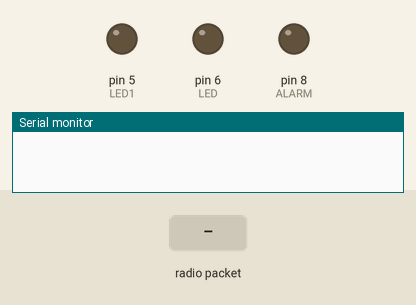
A sketch run on a simulated Arduino Uno, built with avr-gcc and run on an emulated ATmega328P. Shown: output pins drawn as LEDs (lit = HIGH), the last lines printed to the serial monitor. The test bench sets the inputs (shaded band). No radio packets arrive unless stated.

Above: at 0.01 s.
At 0.6 s:
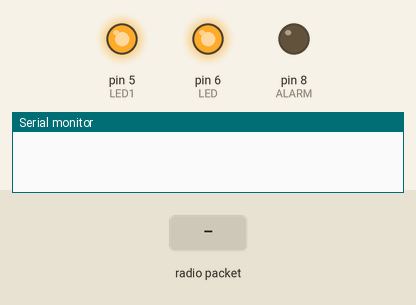
At 2.6 s:
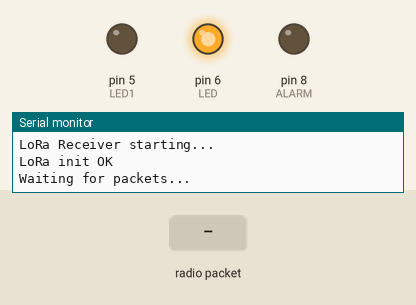
2.7 s: radio packet "1" arrives
Timing chart, 0 to 5.7 s (numbered marks = the images above; inputs shaded):
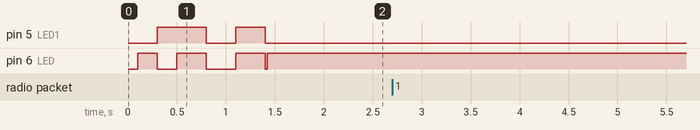

The sketch:

LMS_Hooter.ino
```cpp
#include <SPI.h>
// #include <RH_RF95.h>
#include <LoRa.h>

// Singleton instance of the radio driver
// RH_RF95 SX1278;  // <--- usually RH_RF95 rf95(10, 2); on Uno - check your pins
#define LORA_SS 10
#define LORA_RST 9
#define LORA_DIO0 2

#define ALARM 8
#define LIGHT 9
#define LED 6
#define LED1 5

void onSequence() {
  digitalWrite(LED, HIGH);
  digitalWrite(LED1, LOW);
  delay(200);
  digitalWrite(LED, LOW);
  digitalWrite(LED1, HIGH);
  delay(200);
  digitalWrite(LED, HIGH);
  digitalWrite(LED1, HIGH);
  delay(300);
  digitalWrite(LED, LOW);
  digitalWrite(LED1, LOW);
  delay(300);
  digitalWrite(LED, HIGH);
  digitalWrite(LED1, HIGH);
  delay(300);
  digitalWrite(LED, LOW);
  digitalWrite(LED1, LOW);
}

void Trigger_hooter() {
  Serial.println("→ Control signal received!");
  onSequence();
  digitalWrite(LED, HIGH);
  digitalWrite(LED1, HIGH);
  delay(1000);
  digitalWrite(LED, LOW);
  digitalWrite(LED1, LOW);
  delay(100);

  // Beep + light pattern (4 long + short sequence)
  for (int i = 0; i < 4; i++) {
    digitalWrite(ALARM, HIGH);
    digitalWrite(LIGHT, HIGH);
    delay(2000);
    digitalWrite(ALARM, LOW);
    digitalWrite(LIGHT, LOW);
    delay(100);
  }

  // Final short beep + light off
  digitalWrite(ALARM, HIGH);
  digitalWrite(LIGHT, LOW);
  delay(500);
  digitalWrite(ALARM, LOW);
  digitalWrite(LIGHT, LOW);
  delay(500);
  digitalWrite(LED, LOW);
  digitalWrite(LED1, LOW);

  Serial.println("→ Sequence completed");
}

void setup() {

  Serial.begin(9600);
  delay(100);

  pinMode(LED, OUTPUT);
  pinMode(LED1, OUTPUT);
  pinMode(ALARM, OUTPUT);
  pinMode(LIGHT, OUTPUT);

  digitalWrite(LED, LOW);
  digitalWrite(LED1, LOW);
  digitalWrite(ALARM, LOW);
  digitalWrite(LIGHT, LOW);

  LoRa.setPins(LORA_SS, LORA_RST, LORA_DIO0);
  // Alaram
  onSequence();

  Serial.println();
  Serial.println("LoRa Receiver starting...");

  if (!LoRa.begin(433E6)) {
    Serial.println("LoRa init failed !!! Check wiring / module");
    while (true) {
      digitalWrite(LED, !digitalRead(LED));
      delay(200);
    }
  }

  Serial.println("LoRa init OK");
  Serial.println("Waiting for packets...");
  digitalWrite(LED, HIGH);
}

void loop() {
  int packetSize = LoRa.parsePacket();

  if (packetSize) {
    String incoming = "";

    // Read packet payload
    while (LoRa.available()) {
      incoming += (char)LoRa.read();
    }

    // Clean up any hidden newlines or carriage returns
    incoming.trim();

    Serial.print("Received packet: '");
    Serial.print(incoming);
    Serial.print("' with RSSI ");
    Serial.println(LoRa.packetRssi());

    String expectedPayload = "Alaram";

    // Now this will match correctly
    if (incoming.equals(expectedPayload)) {
      Trigger_hooter();
    } else {
      Serial.println("Unkonwn command");
    }
  }
}
```
